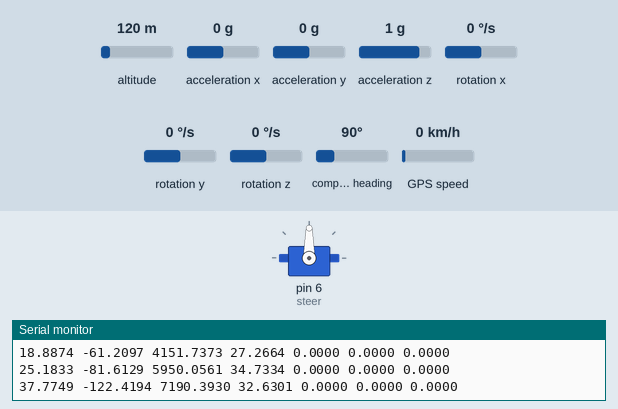
Recording of a sketch running on a simulated Arduino Uno, built with avr-gcc and run on an emulated ATmega328P. Parts: servo, the last lines printed to the serial monitor. Inputs (shaded band) come from the test bench; at power-on: rotation z 0 °/s, altitude 120 m, acceleration x 0 g, acceleration y 0 g, acceleration z 1 g, rotation x 0 °/s, rotation y 0 °/s, compass heading 90°, GPS speed 0 km/h. The GPS gets a fix after 3 s at 37.7749, -122.4194 with 8 satellites.

Above: at 4.2 s.
4.3 s: rotation z set to -192 °/s
At 5.3 s:
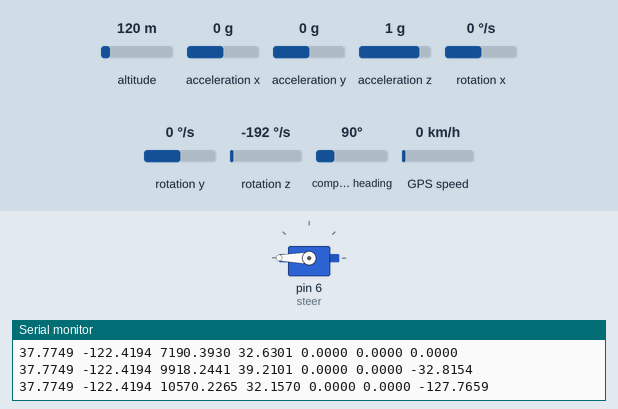
7.6 s: altitude set to 20 m
10.9 s: rotation z set to 42 °/s
14.2 s: rotation z set to 100 °/s
At 27.0 s:
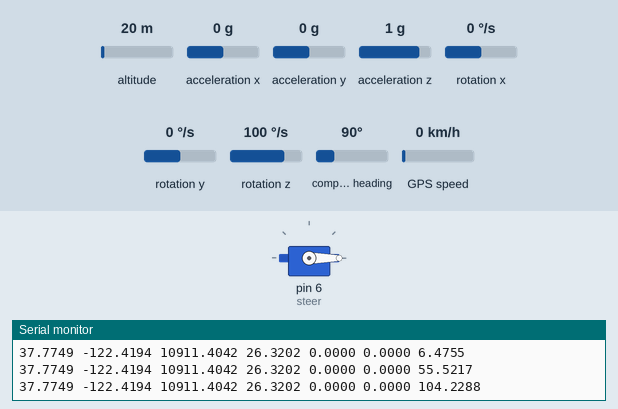
Timing chart, 0 to 27.2 s (numbered marks = the images above; inputs shaded):
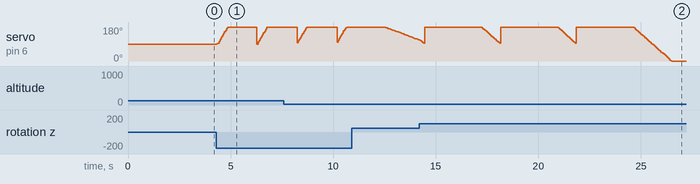

The sketch:

UAVRC_C.ino
```cpp
// Konstantinos Papageorgiou - 2022 - kp@rei.gr
// Code utilising MPU6050, GPS, Servo
// Considers four time intervalas - 1ms - 10, 50 , 500 and 5000
// Uses Smotthing with dynamic number of points per sensor value
// Able to derive distance and degrees from a target LAT LOT
// Controls steering throttle to achieve 30 degrees roll
// Computes actual degree of the earth, by checking the gps consequent points - when on straight line - to derive the mpu offset from time of start.
//

#include <Smoothed.h>

#include <Wire.h>
#include <MPU6050_light.h>

#include <Servo.h>

#include <AltSoftSerial.h>
#include <TinyGPS++.h>

MPU6050 mpu(Wire);

Servo steer;

TinyGPSPlus gps;
AltSoftSerial gpsPort; //5 ,13

#define SENSORS 7
// lat, lng, distance, degrees, x, y, z // where z matches to degres
Smoothed <float> sensors[SENSORS];
int samples[] = {3,3,4,4,10,10,10};

unsigned long now = millis();
int intervals[] = {10,50,500,5000};
unsigned long timers[] = {now,now,now,now};

boolean gpsLock = false;

void setupSensorValues(){
   for(int i = 0; i < SENSORS; i++){
    sensors[i].begin(SMOOTHED_AVERAGE, samples[i]);
    sensors[i].add(0.0);
  }
  Serial.println("Smoothed sensor values ready.");
}

void setupMPU(){
  Wire.begin();
  byte status = mpu.begin();
  Serial.print(F("MPU6050 status: "));
  Serial.println(status);
  while(status!=0){
    Serial.println("MPU6050 not detected ... Check your wiring!");
    delay(500);
  }
  Serial.println(F("Calculating offsets, do not move MPU6050"));
  delay(1000);
  mpu.calcOffsets(); // gyro and accelero
  Serial.println("MPU ready.");
}

void setupSTEER(){
  steer.attach(6);
  steer.write(90);
  Serial.println("Steer ready.");
}

void setupGPS(){
  gpsPort.begin(9600);
  Serial.println("GPS ready.");
}

void setup() {
  Serial.begin(9600);
  delay(1000);
  setupSensorValues();
  setupMPU();
  setupSTEER();
  setupGPS();
  Serial.println("Setup done");
}

void updateMPU() {
    sensors[4].add(mpu.getAngleX());
    sensors[5].add(mpu.getAngleY());
    sensors[6].add(mpu.getAngleZ());
}

void updateSteer(){
   int current = 90 - ((int)sensors[6].get()%360);
   steer.write(current);
}

void updateGPS(){
   while (gpsPort.available()){
      gps.encode(gpsPort.read());
   }

   if(!gpsLock && gps.location.lat() != 0.0)
     gpsLock = true;

   if(gpsLock){
     sensors[0].add(gps.location.lat());
     sensors[1].add(gps.location.lng());
     returnHome();
   }
}

//-----------------------------------------

double TARGET_LAT = 37.9584512;
double TARGET_LNG = 23.7502464;

void returnHome(){
    double distanceKm =
      gps.distanceBetween(
        sensors[0].get(),
        sensors[1].get(),
        TARGET_LAT,
        TARGET_LNG) / 1000.0;

    double courseTo =
      gps.courseTo(
        sensors[0].get(),
        sensors[1].get(),
        TARGET_LAT,
        TARGET_LNG);

    sensors[2].add(distanceKm);
    sensors[3].add(courseTo);

}

void run_invoker(){
  mpu.update();
  now = millis();
  for(int i = 0; i < 4; i++){
   if ((now - timers[i]) > intervals[i]) {
    timers[i] = now;
    switch(i){
      case 0: apply_very_fast_invoker(); break;
      case 1: apply_fast_invoker(); break;
      case 2: apply_slow_invoker(); break;
      case 3: apply_very_slow_invoker(); break;
    }
   }
  }
}

void printSensors(){
  for(int i = 0; i < SENSORS; i++){
   Serial.print(sensors[i].get(), 4);
   Serial.print(" ");
  }
  Serial.println(" ");
}

void apply_very_fast_invoker(){
   updateMPU();
}

void apply_fast_invoker(){
   updateSteer();
}

void apply_slow_invoker(){
  updateGPS();
  printSensors();
}

void apply_very_slow_invoker(){
}

void loop(){
 run_invoker();
}
```
